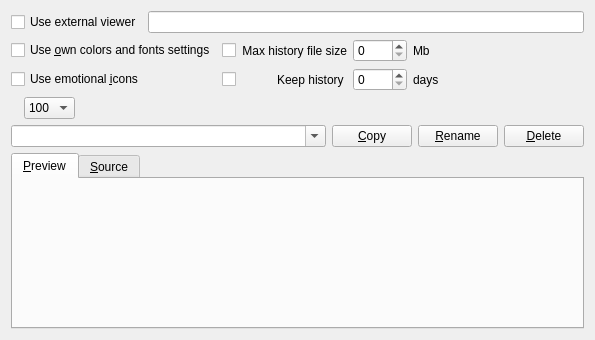
<ui version="4.0" >
 <class>HistoryConfigBase</class>
 <widget class="QWidget" name="HistoryConfigBase" >
  <property name="geometry" >
   <rect>
    <x>0</x>
    <y>0</y>
    <width>595</width>
    <height>340</height>
   </rect>
  </property>
  <property name="windowTitle" >
   <string></string>
  </property>
  <layout class="QGridLayout" >
   <property name="margin" >
    <number>11</number>
   </property>
   <property name="spacing" >
    <number>6</number>
   </property>
   <item row="2" column="0" >
    <widget class="QCheckBox" name="chkSmile" >
     <property name="text" >
      <string>Use emotional &amp;icons</string>
     </property>
    </widget>
   </item>
   <item row="1" column="1" >
    <widget class="QCheckBox" name="chkSize" >
     <property name="text" >
      <string/>
     </property>
    </widget>
   </item>
   <item row="1" column="3" >
    <widget class="QSpinBox" name="edtSize" >
     <property name="maximum" >
      <number>1000</number>
     </property>
    </widget>
   </item>
   <item row="1" column="4" >
    <widget class="QLabel" name="lblSize1" >
     <property name="text" >
      <string>Mb</string>
     </property>
     <property name="wordWrap" >
      <bool>false</bool>
     </property>
    </widget>
   </item>
   <item row="2" column="1" >
    <widget class="QCheckBox" name="chkDays" >
     <property name="text" >
      <string/>
     </property>
    </widget>
   </item>
   <item row="2" column="3" >
    <widget class="QSpinBox" name="edtDays" >
     <property name="maximum" >
      <number>1000</number>
     </property>
    </widget>
   </item>
   <item row="2" column="4" >
    <widget class="QLabel" name="lblDays1" >
     <property name="text" >
      <string>days</string>
     </property>
     <property name="wordWrap" >
      <bool>false</bool>
     </property>
    </widget>
   </item>
   <item row="4" column="0" colspan="6" >
    <layout class="QHBoxLayout" >
     <property name="margin" >
      <number>0</number>
     </property>
     <property name="spacing" >
      <number>6</number>
     </property>
     <item>
      <widget class="QComboBox" name="cmbStyle" >
       <property name="sizePolicy" >
        <sizepolicy>
         <hsizetype>7</hsizetype>
         <vsizetype>0</vsizetype>
         <horstretch>0</horstretch>
         <verstretch>0</verstretch>
        </sizepolicy>
       </property>
       <property name="editable" >
        <bool>true</bool>
       </property>
      </widget>
     </item>
     <item>
      <widget class="QPushButton" name="btnCopy" >
       <property name="text" >
        <string>&amp;Copy</string>
       </property>
      </widget>
     </item>
     <item>
      <widget class="QPushButton" name="btnRename" >
       <property name="text" >
        <string>&amp;Rename</string>
       </property>
      </widget>
     </item>
     <item>
      <widget class="QPushButton" name="btnDelete" >
       <property name="text" >
        <string>&amp;Delete</string>
       </property>
      </widget>
     </item>
    </layout>
   </item>
   <item row="5" column="0" colspan="6" >
    <widget class="QTabWidget" name="tabStyle" >
     <widget class="QWidget" name="preview" >
      <attribute name="title" >
       <string>&amp;Preview</string>
      </attribute>
      <layout class="QVBoxLayout" >
       <property name="margin" >
        <number>11</number>
       </property>
       <property name="spacing" >
        <number>6</number>
       </property>
       <item>
        <widget class="MsgViewBase" native="1" name="edtPreview" />
       </item>
      </layout>
     </widget>
     <widget class="QWidget" name="source" >
      <attribute name="title" >
       <string>&amp;Source</string>
      </attribute>
      <layout class="QVBoxLayout" >
       <property name="margin" >
        <number>0</number>
       </property>
       <property name="spacing" >
        <number>0</number>
       </property>
       <item>
        <widget class="TextEdit" native="1" name="edtStyle" />
       </item>
      </layout>
     </widget>
    </widget>
   </item>
   <item row="2" column="2" >
    <widget class="QLabel" name="lblDays" >
     <property name="text" >
      <string>Keep history </string>
     </property>
     <property name="alignment" >
      <set>Qt::AlignRight|Qt::AlignTrailing|Qt::AlignVCenter</set>
     </property>
     <property name="wordWrap" >
      <bool>false</bool>
     </property>
    </widget>
   </item>
   <item row="1" column="0" >
    <widget class="QCheckBox" name="chkOwn" >
     <property name="text" >
      <string>Use &amp;own colors and fonts settings</string>
     </property>
    </widget>
   </item>
   <item row="1" column="2" >
    <widget class="QLabel" name="lblSize" >
     <property name="text" >
      <string>Max history file size</string>
     </property>
     <property name="alignment" >
      <set>Qt::AlignRight|Qt::AlignTrailing|Qt::AlignVCenter</set>
     </property>
     <property name="wordWrap" >
      <bool>false</bool>
     </property>
    </widget>
   </item>
   <item row="0" column="0" colspan="6" >
    <layout class="QHBoxLayout" >
     <property name="margin" >
      <number>0</number>
     </property>
     <property name="spacing" >
      <number>6</number>
     </property>
     <item>
      <widget class="QCheckBox" name="chkExtViewer" >
       <property name="text" >
        <string>Use external viewer</string>
       </property>
      </widget>
     </item>
     <item>
      <widget class="QLineEdit" name="edtExtViewer" >
       <property name="sizePolicy" >
        <sizepolicy>
         <hsizetype>3</hsizetype>
         <vsizetype>0</vsizetype>
         <horstretch>0</horstretch>
         <verstretch>0</verstretch>
        </sizepolicy>
       </property>
      </widget>
     </item>
    </layout>
   </item>
   <item row="3" column="0" colspan="6" >
    <layout class="QHBoxLayout" >
     <property name="margin" >
      <number>0</number>
     </property>
     <property name="spacing" >
      <number>6</number>
     </property>
     <item>
      <widget class="QLabel" name="lblPage1" >
       <property name="text" >
        <string/>
       </property>
       <property name="wordWrap" >
        <bool>false</bool>
       </property>
      </widget>
     </item>
     <item>
      <widget class="QComboBox" name="cmbPage" >
       <item>
        <property name="text" >
         <string>100</string>
        </property>
       </item>
       <item>
        <property name="text" >
         <string>50</string>
        </property>
       </item>
       <item>
        <property name="text" >
         <string>20</string>
        </property>
       </item>
      </widget>
     </item>
     <item>
      <widget class="QLabel" name="lblPage2" >
       <property name="sizePolicy" >
        <sizepolicy>
         <hsizetype>7</hsizetype>
         <vsizetype>1</vsizetype>
         <horstretch>0</horstretch>
         <verstretch>0</verstretch>
        </sizepolicy>
       </property>
       <property name="text" >
        <string/>
       </property>
       <property name="wordWrap" >
        <bool>false</bool>
       </property>
      </widget>
     </item>
    </layout>
   </item>
   <item row="1" column="5" >
    <spacer>
     <property name="orientation" >
      <enum>Qt::Horizontal</enum>
     </property>
     <property name="sizeType" >
      <enum>QSizePolicy::Expanding</enum>
     </property>
     <property name="sizeHint" >
      <size>
       <width>20</width>
       <height>20</height>
      </size>
     </property>
    </spacer>
   </item>
  </layout>
 </widget>
 <customwidgets>
  <customwidget>
   <class>TextEdit</class>
   <extends>QWidget</extends>
   <header>textshow.h</header>
  </customwidget>
  <customwidget>
   <class>MsgViewBase</class>
   <extends>QWidget</extends>
   <header>msgview.h</header>
  </customwidget>
 </customwidgets>
 <tabstops>
  <tabstop>chkOwn</tabstop>
  <tabstop>chkSmile</tabstop>
  <tabstop>chkSize</tabstop>
  <tabstop>chkDays</tabstop>
  <tabstop>edtSize</tabstop>
  <tabstop>edtDays</tabstop>
  <tabstop>cmbPage</tabstop>
  <tabstop>cmbStyle</tabstop>
  <tabstop>btnCopy</tabstop>
  <tabstop>btnRename</tabstop>
  <tabstop>btnDelete</tabstop>
  <tabstop>tabStyle</tabstop>
 </tabstops>
 <resources/>
 <connections/>
</ui>
